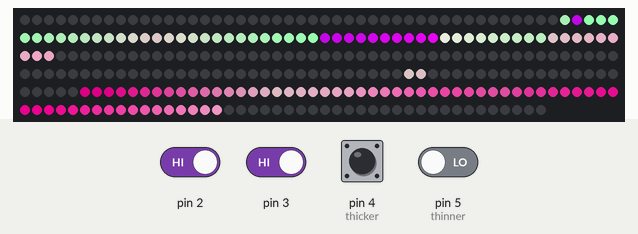
The sketch below on a simulated Arduino Uno, built with avr-gcc and run on an emulated ATmega328P. On the bench: 294 RGB LEDs in strip order, left to right, continuing on the next row. Inputs (shaded band) come from the test bench; at power-on: pin 2, pin 3, pin 4 (thicker) HIGH, pin 5 (thinner) LOW. Dim RGB values are drawn brighter than linear.

Above: at 1.2 s.
1.3 s: pin 3 driven LOW
At 1.83 s:
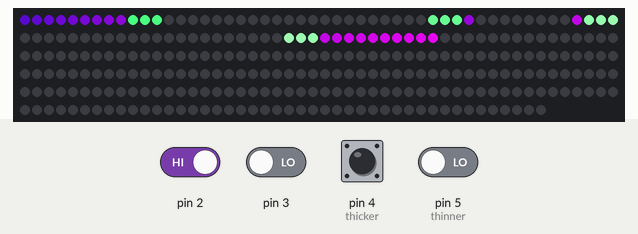
3.4 s: pin 2 driven LOW
At 4.51 s:
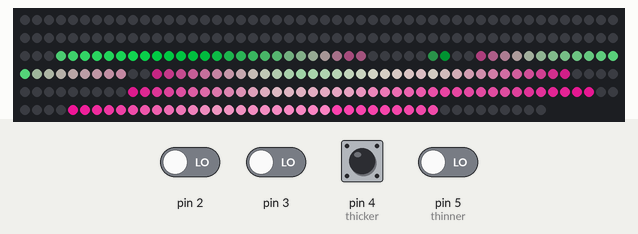
6.4 s: pin 2 driven HIGH
At 6.81 s:
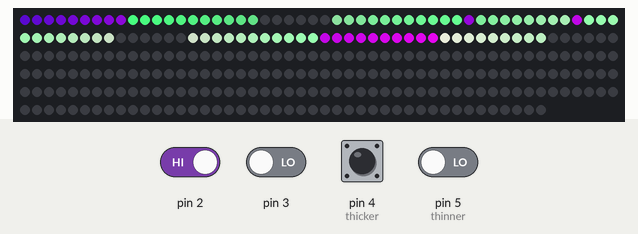
9.4 s: pin 3 driven HIGH
At 9.9 s:
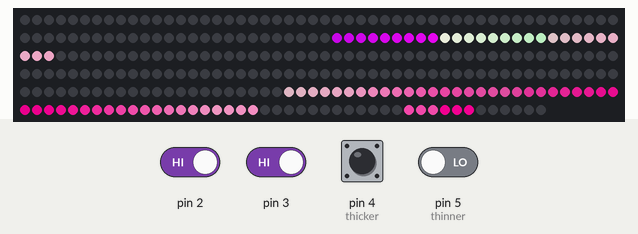
12.4 s: pin 2 driven LOW
At 14.14 s:
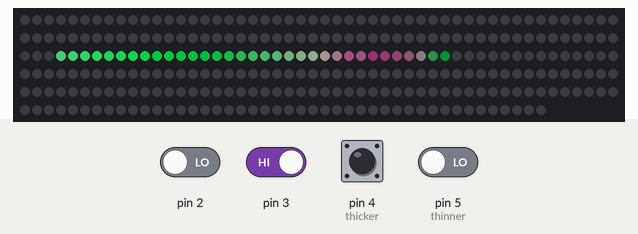
15.4 s: pin 2 driven HIGH and pin 3 driven LOW
At 17.24 s:
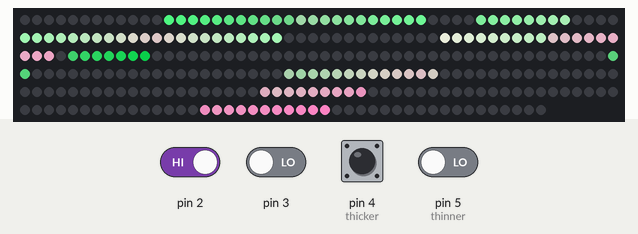
Timing chart, 0 to 18.7 s (numbered marks = the images above; inputs shaded):
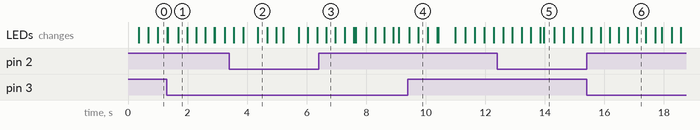

The sketch:

Combined.ino
```cpp
#include <Adafruit_NeoPixel.h>
#include "data_struct2.h"
#include <math.h>
#define DEBUG (0)                         // Whether or not to use DEBUG statements
#define MAX_X (49)                        // The maximum x coordinate in our array
#define MAX_Y (29)                        // The maximum y coordinate in our array
#define PIN 6                             // Which pin to use as output
#define DEL 12                            // The delay (in ms) between each time step

//Direction Defines
#define UP 0
#define DOWN 1
#define LEFT 2
#define RIGHT 3


uint16_t i = 0;                        //pixel iteration count
int pixel_section;                     //keeps track of beginning of lit strip
uint8_t width = 15;                    //Thickness of lit strip
uint8_t x_coord = 0;                   // Current x-coordinate we are looking at
uint8_t y_coord = 0;                   // Current y-coordinate we are looking at
int lightDir = UP;                     //Direction of lights
uint16_t buttonPressed = 0;            //Used to prevent multiple increment/decrements on a button press

// Initialize the LED Strip:
Adafruit_NeoPixel strip = Adafruit_NeoPixel(NUM_LIGHTS, PIN);

void sweep(uint16_t n, uint8_t x, uint8_t y, uint8_t width, uint8_t lightDir){
  //Select based on direction input
    switch (lightDir){
        case UP:
            // Loop back when we reach the end of the sequence
            if (pixel_section-width > 30){
                pixel_section = 1;
            }
            //Light strip within range specified by width
            if ((y > pixel_section) && (y< pixel_section+width)) {
                strip.setPixelColor(n, 5*x,9*y,3*(x+y));
            } else {
                strip.setPixelColor(n, 0,0,0);
            }
            break;
        case DOWN:
            // Loop back when we reach the end of the sequence
            if (pixel_section+width < 0){ //Min y coordinate
                pixel_section = 30; //Set LEDs to light back at the top (max Y coordinate)
            }
            //Light strip within range specified by width
            if ((y > pixel_section) && (y< pixel_section+width)) {
                strip.setPixelColor(n, 5*x,9*y,3*(x+y));
            } else {
                strip.setPixelColor(n, 0,0,0);
            }
            break;
        case LEFT:
            // Loop back when we reach the end of the sequence
            if (pixel_section+width < 0){
                pixel_section = 50;
            }
            //Light strip within range specified by width
            if ((x > pixel_section) && (x< pixel_section+width)) {
                strip.setPixelColor(n, 5*x,9*y,3*(x+y));
            } else {
                strip.setPixelColor(n, 0,0,0);
            }
            break;
        case RIGHT:
            // Loop back when we reach the end of the sequence
            if (pixel_section-width > 50){ ///ERROR(?): pixels start lit a section in instead of sliding in; I don't know why
                pixel_section = 1;
            }
            //Light strip within range specified by width
            if ((x > pixel_section) && (x< pixel_section+width)) {
                strip.setPixelColor(n, 5*x,9*y,3*(x+y));
            } else {
                strip.setPixelColor(n, 0,0,0);
            }
            break;
    }
    return;
}


//////// All of the sweeps were combined in the above function //////////
void sweep_down(uint16_t n, uint8_t x, uint8_t y, uint8_t width){
    // Loop back when we reach the end of the sequence
    if (pixel_section+width < 0){ //Min y coordinate
        pixel_section = 30; //Set LEDs to light back at the top (max Y coordinate)
    }

    //Light strip within range specified by width
    if ((y > pixel_section) && (y< pixel_section+width)) {
        strip.setPixelColor(n, 5*x,9*y,3*(x+y));
    } else {
        strip.setPixelColor(n, 0,0,0);
    }
    return;
}

void sweep_up(uint16_t n, uint8_t x, uint8_t y, uint8_t width){
    // Loop back when we reach the end of the sequence
    if (pixel_section-width > 30){
        pixel_section = 1;
    }
    //Light strip within range specified by width
    if ((y > pixel_section) && (y< pixel_section+width)) {
        strip.setPixelColor(n, 5*x,9*y,3*(x+y));
    } else {
        strip.setPixelColor(n, 0,0,0);
    }
    return;
}
void sweep_right(uint16_t n, uint8_t x, uint8_t y, uint8_t width){
    // Loop back when we reach the end of the sequence
    if (pixel_section-width > 50){
        pixel_section = 1;
    }
    //Light strip within range specified by width
    if ((x > pixel_section) && (x< pixel_section+width)) {
        strip.setPixelColor(n, 5*x,9*y,3*(x+y));
    } else {
        strip.setPixelColor(n, 0,0,0);
    }
    return;
}

void sweep_left(uint16_t n, uint8_t x, uint8_t y, uint8_t width){
    // Loop back when we reach the end of the sequence
    if (pixel_section+width < 0){
        pixel_section = 50;
    }
    //Light strip within range specified by width
    if ((x > pixel_section) && (x< pixel_section+width)) {
        strip.setPixelColor(n, 5*x,9*y,3*(x+y));
    } else {
        strip.setPixelColor(n, 0,0,0);
    }
    return;
}
//////////////////////////////////////////////////////////////////

/////////IDK Wbat this stuff is for ////////////////
// This type of function writes a pixel value given x, y coordinates, and a pixel_sectioner
typedef void (*update_grid)(uint16_t, uint8_t, uint8_t);
// Func is a pointer to the given update_grid function we are using
update_grid func;
///////////////////////////////////////////////////

void setup() {
    // put your setup code here, to run once:
    strip.begin();
    strip.show(); //Turns off all pixels
    if (DEBUG) {
        Serial.begin(9600);      // open the serial port at 9600 bps:
    }

    //Direction Inputs
    //00=up, 01=down, 10=left, 11=righ
    pinMode(2, INPUT);
    pinMode(3, INPUT);

    //Strip thickness
    pinMode(4, INPUT); //thicker
    pinMode(5, INPUT); //thinner
}

void loop() {
  // reset pixel iteration count
  i = 0;
  while(1) {
    //Map pixel to the sign layout
    x_coord = pixel_array[i][0];
    y_coord = pixel_array[i][1];

    //Direciton selection
    if ((digitalRead(2) == LOW) && (digitalRead(3) == LOW)){
      lightDir = UP;
    }
    else if ((digitalRead(2) == HIGH) && (digitalRead(3) == LOW)){
      lightDir = DOWN;
    }
    else if ((digitalRead(2) == LOW) && (digitalRead(3) == HIGH)){
      lightDir = LEFT;
    }
    else if ((digitalRead(2) == HIGH) && (digitalRead(3) == HIGH)){
      lightDir = RIGHT;
    }
    sweep(i, x_coord, y_coord, width, lightDir);

    //Increment through all pixels and then break to update strip location
    i++;
    if (i == 294){
        break;
    }
  }

  strip.show(); //Turns off all pixels

  //Lit Section Thickness
  if (digitalRead(4) == LOW){
    //Prevents multiple increments on each press
    if (!buttonPressed){
      if (width < 15){
        width++; //increase width
      }
      buttonPressed = 1;
    }
  }
  else if (digitalRead(5) == LOW){
    if (!buttonPressed){
      if (width > 2){
        width--; //decrease width
      }
      buttonPressed = 1;
    }
  }
  else{
    buttonPressed = 0;
  }

  //Adjusting lit strip section starting point (sweep direction)
	if(lightDir == DOWN || lightDir == LEFT){
    pixel_section--;
	}
	else if (lightDir == UP || lightDir == RIGHT){
    pixel_section++;
	}

  delay(DEL);
}
```

Source omitted: data_struct2.h (data table, 2924 bytes)

Measured:
- after the input at 1.3 s, the LEDs: first change at once (image 1 shows a later state)
- after the input at 9.4 s, the LEDs: first change at once (image 4 shows a later state)
- after the input at 15.4 s, the LEDs: first change after 0.16 s (image 6 shows a later state)
